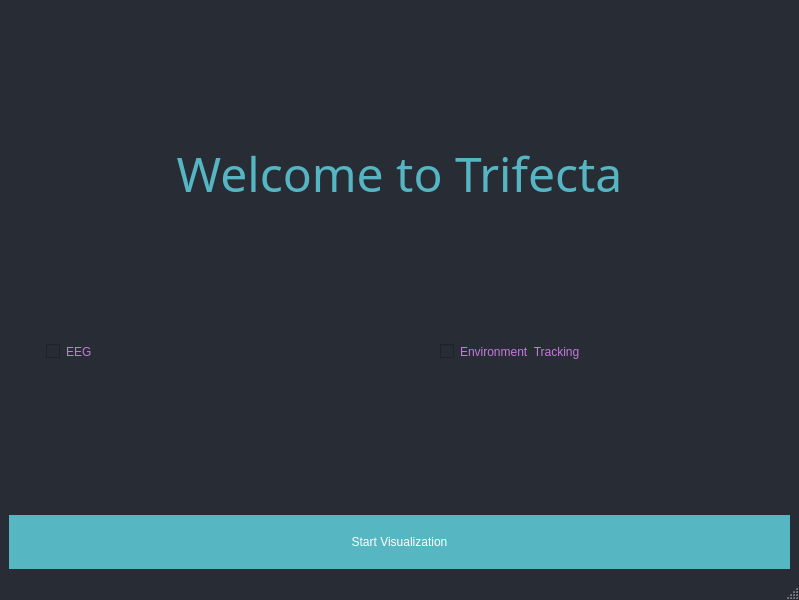
<?xml version="1.0" encoding="UTF-8"?>
<ui version="4.0">
 <class>MainWindow</class>
 <widget class="QMainWindow" name="MainWindow">
  <property name="geometry">
   <rect>
    <x>0</x>
    <y>0</y>
    <width>799</width>
    <height>600</height>
   </rect>
  </property>
  <property name="windowTitle">
   <string>MainWindow</string>
  </property>
  <property name="styleSheet">
   <string notr="true">QMainWindow {
	color: #282C34;
	background-color: #282C34;
}</string>
  </property>
  <widget class="QWidget" name="centralwidget">
   <property name="styleSheet">
    <string notr="true">QWidget {
	color: #282C34;
}</string>
   </property>
   <layout class="QVBoxLayout" name="verticalLayout">
    <item>
     <spacer name="verticalSpacer_3">
      <property name="orientation">
       <enum>Qt::Vertical</enum>
      </property>
      <property name="sizeHint" stdset="0">
       <size>
        <width>20</width>
        <height>40</height>
       </size>
      </property>
     </spacer>
    </item>
    <item>
     <widget class="QLabel" name="app_name">
      <property name="font">
       <font>
        <family>Menlo</family>
        <pointsize>36</pointsize>
       </font>
      </property>
      <property name="styleSheet">
       <string notr="true">QLabel {
	color: #56B5C2;
	background-color: #282C34;
}</string>
      </property>
      <property name="text">
       <string>Welcome to Trifecta</string>
      </property>
      <property name="alignment">
       <set>Qt::AlignCenter</set>
      </property>
     </widget>
    </item>
    <item>
     <spacer name="verticalSpacer_2">
      <property name="orientation">
       <enum>Qt::Vertical</enum>
      </property>
      <property name="sizeType">
       <enum>QSizePolicy::Expanding</enum>
      </property>
      <property name="sizeHint" stdset="0">
       <size>
        <width>20</width>
        <height>40</height>
       </size>
      </property>
     </spacer>
    </item>
    <item>
     <layout class="QHBoxLayout" name="horizontalLayout">
      <item>
       <widget class="QCheckBox" name="eeg_box">
        <property name="styleSheet">
         <string notr="true">QCheckBox {
	color: #C678DD;
	background-color: #282C34;
	margin-left: auto;
	margin-right: auto;
}
</string>
        </property>
        <property name="text">
         <string>EEG</string>
        </property>
       </widget>
      </item>
      <item>
       <widget class="QCheckBox" name="environment_box">
        <property name="styleSheet">
         <string notr="true">QCheckBox {
	color: #C678DD;
	background-color: #282C34;
	margin-left: auto;
	margin-right: auto;
}
</string>
        </property>
        <property name="text">
         <string>Environment  Tracking</string>
        </property>
       </widget>
      </item>
     </layout>
    </item>
    <item>
     <spacer name="verticalSpacer">
      <property name="orientation">
       <enum>Qt::Vertical</enum>
      </property>
      <property name="sizeType">
       <enum>QSizePolicy::Expanding</enum>
      </property>
      <property name="sizeHint" stdset="0">
       <size>
        <width>20</width>
        <height>150</height>
       </size>
      </property>
     </spacer>
    </item>
    <item>
     <widget class="QPushButton" name="visualize_scr">
      <property name="styleSheet">
       <string notr="true">QPushButton {
	color: white;
	background-color: #56B6C2;
	border: 1px #282C34;;
	padding-top: 20px;
	padding-bottom:  20px;
}

QPushButton:pressed {
	color: white;
	background-color: #61AFEF;
	border: 1px #282C34;;
	padding-top: 20px;
	padding-bottom:  20px;
}</string>
      </property>
      <property name="text">
       <string>Start Visualization</string>
      </property>
     </widget>
    </item>
   </layout>
  </widget>
  <widget class="QMenuBar" name="menubar">
   <property name="geometry">
    <rect>
     <x>0</x>
     <y>0</y>
     <width>799</width>
     <height>22</height>
    </rect>
   </property>
  </widget>
  <widget class="QStatusBar" name="statusbar"/>
 </widget>
 <resources/>
 <connections/>
</ui>
